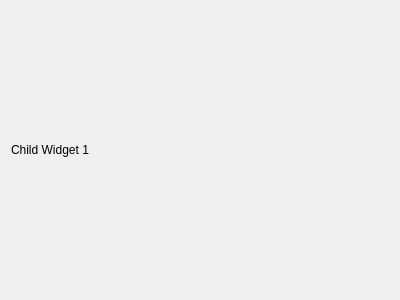
<?xml version="1.0" encoding="UTF-8"?>
<ui version="4.0">
 <class>ChildWidget1</class>
 <widget class="QWidget" name="ChildWidget1">
  <property name="geometry">
   <rect>
    <x>0</x>
    <y>0</y>
    <width>400</width>
    <height>300</height>
   </rect>
  </property>
  <property name="windowTitle">
   <string>Child Widget 1</string>
  </property>
  <layout class="QVBoxLayout" name="verticalLayout">
   <item>
    <widget class="QLabel" name="label">
     <property name="text">
      <string>Child Widget 1</string>
     </property>
    </widget>
   </item>
  </layout>
 </widget>
 <resources/>
 <connections/>
</ui>
